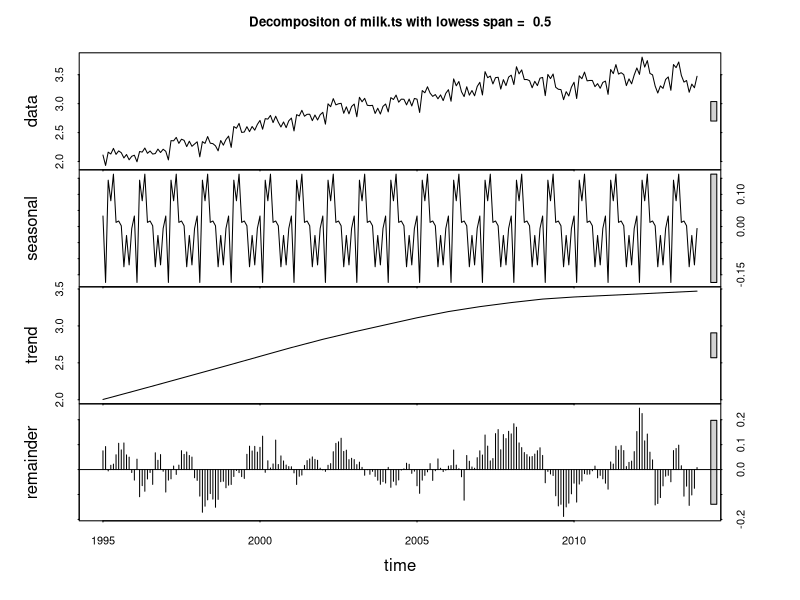
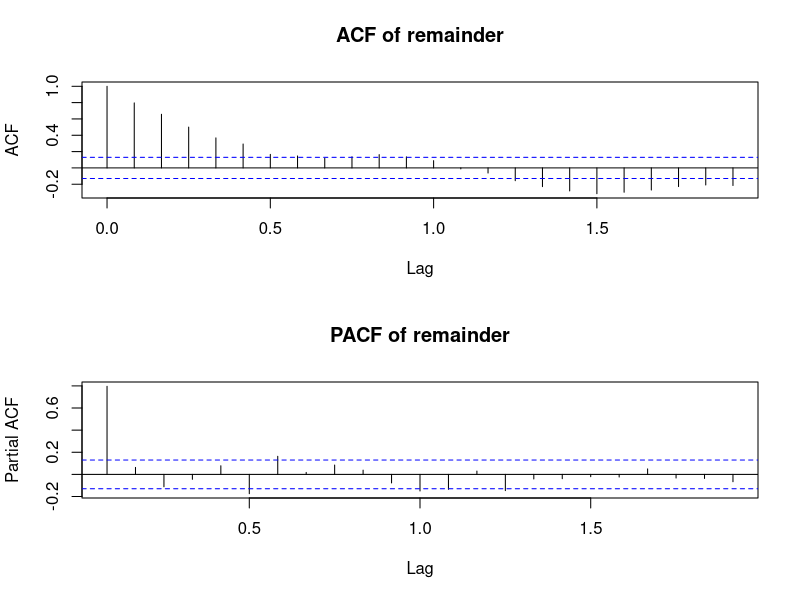
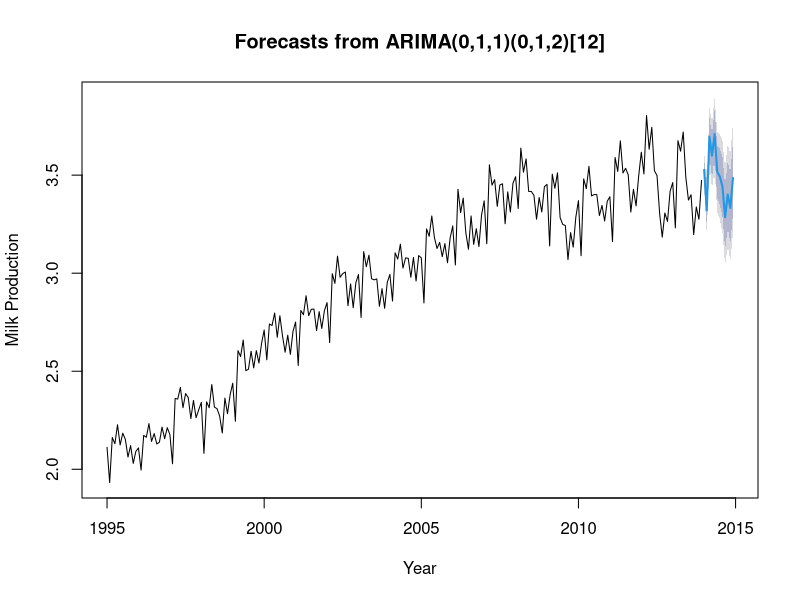
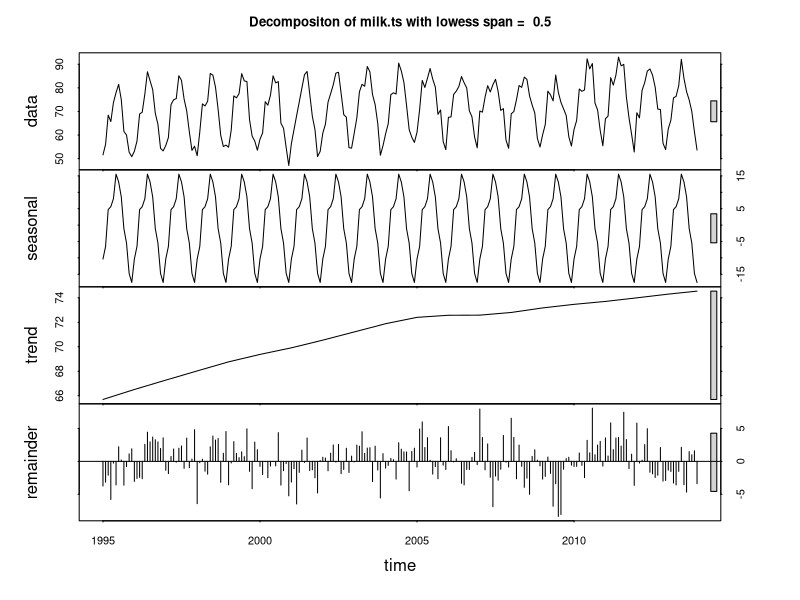
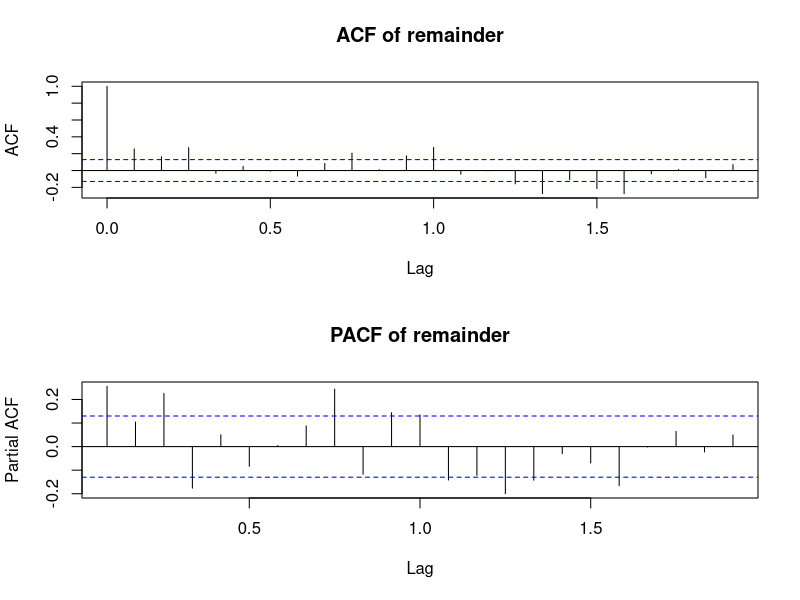
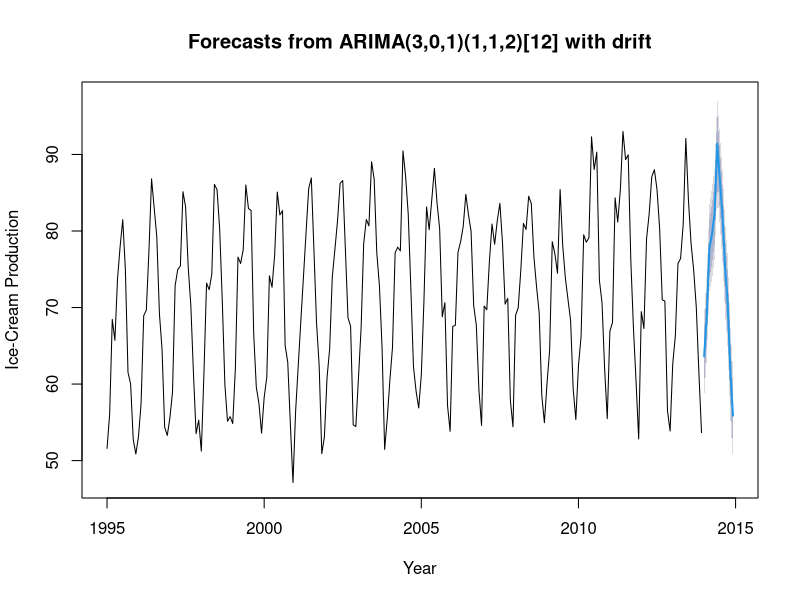

Reproduce these figures in R, in order.
## ---- chunk 1
knitr::opts_chunk$set(echo = TRUE)
## ---- chunk 2
#Reading the data
ca = read.csv("CADairyProduction.csv", stringsAsFactors = FALSE)
ca = na.omit(ca)
summary(ca)
str(ca)
milk.ts = ts(ca[,5], start = 1995, frequency = 12)

#ACF function
plot.acf <- function(df, col = 'remainder', is.df =TRUE){
  if(is.df) temp <- df[, col]
  else temp <- df
  par(mfrow = c(2,1))
  acf(temp, main = paste('ACF of', col))
  pacf(temp, main = paste('PACF of', col))
  par(mfrow = c(1,1))
}

#Decompositon function
ts.decomp <- function(df, col = 'milk.ts', span = 0.5, Mult = TRUE, is.df = TRUE){
  # if(Mult) temp = log(df[, col])  else temp = ts(df[, col]
  if(is.df) temp = log(df[, col])  
  else temp = df
  spans = span * length(temp)  
  fit <- stl(temp, s.window = "periodic", t.window = spans)
  plot(fit, main = paste('Decompositon of',col,'with lowess span = ', as.character(span)))
  fit$time.series
}

#Decomposition.
milk.decomp = ts.decomp(milk.ts, Mult = TRUE, is.df = FALSE, span = 0.5)
options(repr.pmales.extlot.width=8, repr.plot.height=6)
plot.acf(milk.decomp[, 3], is.df = FALSE)

#Arima model
ts.model = function(ts, col = 'remainder', order = c(0,0,1)){
  mod = arima(ts, order = order, include.mean = FALSE)
  print(mod)
  mod
}

#Trying different values of parameters.
milk.arima = ts.model(milk.decomp[, 3], col = 'ARIMA model for Milk Order', order = c(1,1,1))
milk.arima = ts.model(milk.decomp[, 3], col = 'ARIMA model for Milk Order', order = c(2,1,1))
milk.arima = ts.model(milk.decomp[, 3], col = 'ARIMA model for Milk Order', order = c(1,2,1))
milk.arima = ts.model(milk.decomp[, 3], col = 'ARIMA model for Milk Order', order = c(1,1,2))
milk.arima = ts.model(milk.decomp[, 3], col = 'ARIMA model for Milk Order', order = c(1,3,1))
milk.arima = ts.model(milk.decomp[, 3], col = 'ARIMA model for Milk Order', order = c(1,4,1))


#Forecasting the milk production
require(forecast)
fit.elect = auto.arima(milk.ts, max.p=3, max.q=3,
                       max.P=2, max.Q=2, max.order=5, max.d=2, max.D=1,
                       start.p=0, start.q=0, start.P=0, start.Q=0)
summary(fit.elect)

milk.forecast = forecast(fit.elect, h=12)
summary(milk.forecast)
plot(milk.forecast, xlab = "Year", ylab = "Milk Production")
## ---- chunk 3
#Reading the ice-cream production data.
ice.ts = ts(ca[,4], start = 1995, frequency = 12)
ice.decomp = ts.decomp(ice.ts, Mult = TRUE, is.df = FALSE, span = 0.5)
options(repr.pmales.extlot.width=8, repr.plot.height=6)
plot.acf(ice.decomp[, 3], is.df = FALSE)

#Arima model
ice.arima = ts.model(ice.decomp[, 3], col = 'ARIMA model for Ice-Cream Order', order = c(1,1,1))
ice.arima = ts.model(ice.decomp[, 3], col = 'ARIMA model for Ice-Cream Order', order = c(2,1,1))
ice.arima = ts.model(ice.decomp[, 3], col = 'ARIMA model for Ice-Cream Order', order = c(1,2,1))
ice.arima = ts.model(ice.decomp[, 3], col = 'ARIMA model for Ice-Cream Order', order = c(1,1,2))
ice.arima = ts.model(ice.decomp[, 3], col = 'ARIMA model for Ice-Cream Order', order = c(1,3,1))
ice.arima = ts.model(ice.decomp[, 3], col = 'ARIMA model for Ice-Cream Order', order = c(1,4,1))


require(forecast)
fit.elect = auto.arima(ice.ts, max.p=3, max.q=3,
                       max.P=2, max.Q=2, max.order=5, max.d=2, max.D=1,
                       start.p=0, start.q=0, start.P=0, start.Q=0)
summary(fit.elect)

#Forecasting for ice-cream production
ice.forecast = forecast(fit.elect, h=12)
summary(ice.forecast)
plot(ice.forecast, xlab = "Year", ylab = "Ice-Cream Production")
